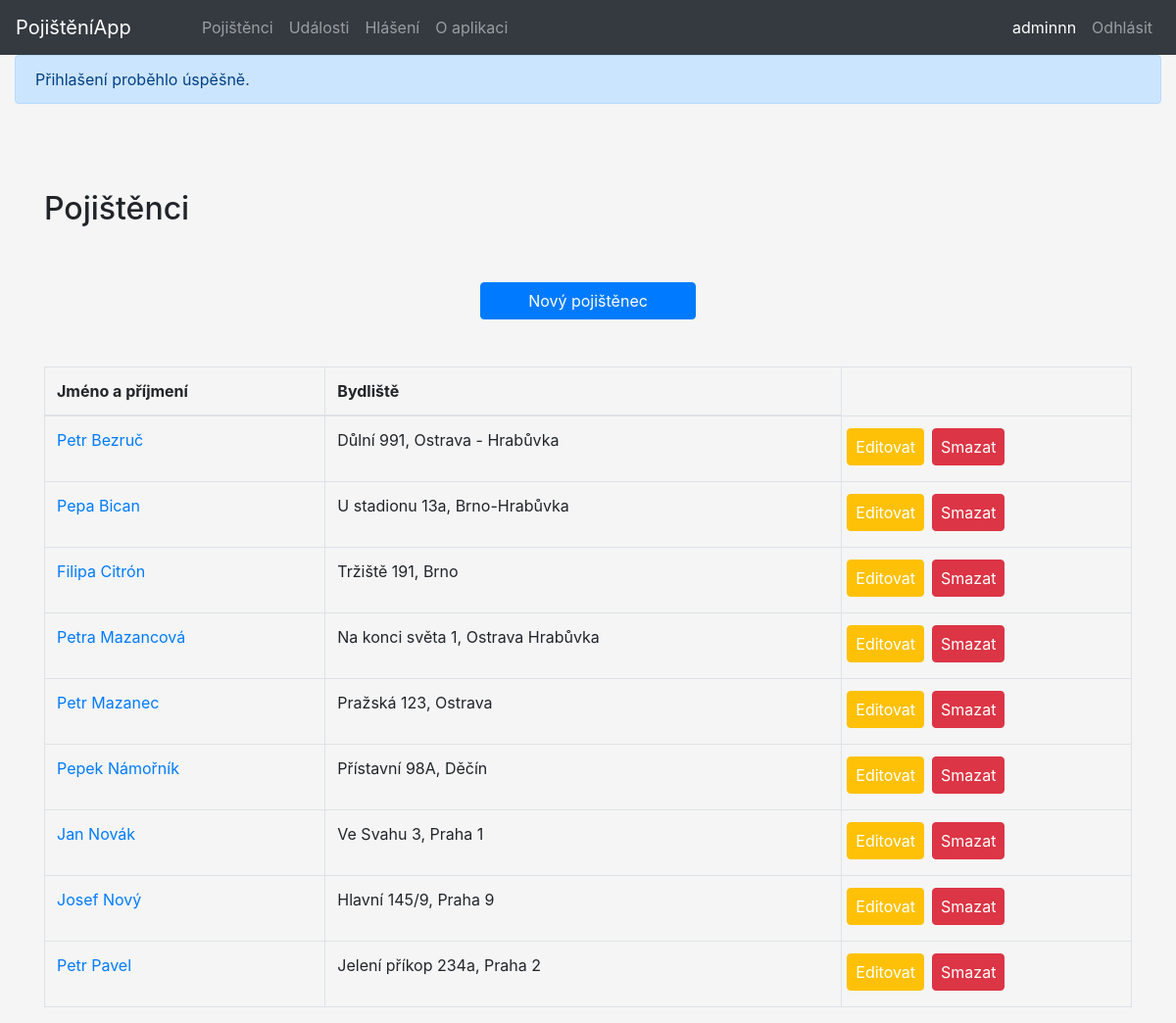
Page /pojistenci (signed in) on the committed database.
### tables this page shows
CREATE TABLE `pojistenci` (
  `pojistenci_id` int(11) NOT NULL,
  `jmeno` varchar(255) NOT NULL,
  `prijmeni` varchar(255) NOT NULL,
  `email` varchar(255) NOT NULL,
  `telefon` varchar(20) NOT NULL,
  `ulice_cp` varchar(255) NOT NULL,
  `mesto` varchar(255) NOT NULL,
  `psc` varchar(6) NOT NULL,
  `registr_kod` int(11) NOT NULL
);

### index.php (called while the page is built, shortened)
<?php
$smerovac = new SmerovacKontroler();
$smerovac->zpracuj(array($_SERVER['REQUEST_URI']));
$smerovac->vypisPohled();

### kontrolery/PojistenciKontroler.php (called while the page is built, shortened)
<?php
class PojistenciKontroler extends Kontroler
{
	public function zpracuj(array $parametry): void
	{
		$spravcePojistencu = new SpravcePojistencu();
		$spravceUzivatelu = new SpravceUzivatelu();
		$uzivatel = $spravceUzivatelu->vratUzivatele();
		if(!$uzivatel['admin']) {
			$this->presmeruj("detail-pojistence/{$uzivatel['pojistenec_id']}");
		} else {
			$pojistenci = $spravcePojistencu->vratVsechnyPojistence();
		}
	}
}

### modely/Db.php (called while the page is built, shortened)
<?php
class Db {
    private static $spojeni;
    private static array $nastaveni = array(
		PDO::ATTR_ERRMODE => PDO::ERRMODE_EXCEPTION,
		PDO::MYSQL_ATTR_INIT_COMMAND => "SET NAMES utf8",
		PDO::ATTR_EMULATE_PREPARES => false,
	);
    public static function pripoj(string $host, string $uzivatel, string $heslo, string $databaze) : void
    {
		if (!isset(self::$spojeni)) {
			self::$spojeni = @new PDO(
				"mysql:host=$host;dbname=$databaze",
				$uzivatel,
				$heslo,
				self::$nastaveni
			);
		}
	}
    public static function dotazVsechny(string $dotaz, array $parametry = array()) : array|bool
    {
		$navrat = self::$spojeni->prepare($dotaz);
		$navrat->execute($parametry);
		return $navrat->fetchAll();
	}
}

### modely/SpravcePojistencu.php (called while the page is built, shortened)
<?php
class SpravcePojistencu
{
	public function vratVsechnyPojistence() : array|bool
	{
		return Db::dotazVsechny('
			SELECT *
			FROM pojistenci
			ORDER BY prijmeni
        ');
	}
}

### kontrolery/SmerovacKontroler.php (called while the page is built, shortened)
<?php
class SmerovacKontroler extends Kontroler
{
	protected Kontroler $kontroler;
	private function pomlckyDoVelbloudiNotace(string $text) : string
	{
		$veta = str_replace('-', ' ', $text);
		$veta = ucwords($veta);
		$veta = str_replace(' ', '', $veta);
		return $veta;
	}
	private function parsujURL(string $url) : array
	{
        $naparsovanaURL = parse_url($url);
		$naparsovanaURL["path"] = ltrim($naparsovanaURL["path"], "/");
		$naparsovanaURL["path"] = trim($naparsovanaURL["path"]);
		$rozdelenaCesta = explode("/", $naparsovanaURL["path"]);
		return $rozdelenaCesta;
	}
    public function zpracuj(array $parametry) : void
    {
		$naparsovanaURL = $this->parsujURL($parametry[0]);
		$tridaKontroleru = $this->pomlckyDoVelbloudiNotace(array_shift($naparsovanaURL)) . 'Kontroler';
		if (file_exists('kontrolery/' . $tridaKontroleru . '.php'))
			$this->kontroler = new $tridaKontroleru;
		else
			$this->presmeruj('chyba');
        $this->kontroler->zpracuj($naparsovanaURL);
    }
}

### pohledy/pojistenci.phtml (the view, shortened to what this page needs)
<div class="container">
	<h2>Pojištěnci</h2>
	<div class="row justify-content-center py-lg-5">
		<a href="novy-pojistenec" class="btn btn-primary px-5">Nový pojištěnec</a>
	</div>
	<table class="table table-bordered table-hover table-responsive-sm">
		<thead>
			<th>Jméno a příjmení</th>
			<th>Bydliště</th>
		</thead>
		<tbody>
			<?php foreach ($pojistenci as $pojistenec) : ?>
				<tr>
					<td><a href="detail-pojistence/<?= $pojistenec['pojistenci_id'] ?>"><?= $pojistenec['jmeno'] . ' ' . $pojistenec['prijmeni'] ?></a></td>
					<td><?= $pojistenec['ulice_cp'] . ', ' . $pojistenec['mesto'] ?></td>
					<td>
						<div class="row">
							<form action="" method="post">
								<input type="submit" class="btn btn-warning text-white ml-2 mb-1 px-2" value="Editovat">
							</form>
							<form action="" method="post">
								<input type="submit" class="btn btn-danger text-white ml-2 mb-1 px-2" value="Smazat">
							</form>
						</div>
					</td>
				</tr>
			<?php endforeach ?>
		</tbody>
	</table>
</div>

### style.css (style rules this page uses)
body { background-color: whitesmoke; }
.container { margin-top: 56px; padding-top: 32px; }

### rows in the picture
pojistenci: jmeno "Petr", prijmeni "Bezruč", ulice_cp "Důlní 991", mesto "Ostrava - Hrabůvka"
pojistenci: jmeno "Pepa", prijmeni "Bican", ulice_cp "U stadionu 13a", mesto "Brno-Hrabůvka"
pojistenci: jmeno "Filipa", prijmeni "Citrón", ulice_cp "Tržiště 191", mesto "Brno"
pojistenci: jmeno "Petra", prijmeni "Mazancová", ulice_cp "Na konci světa 1", mesto "Ostrava Hrabůvka"
pojistenci: jmeno "Petr", prijmeni "Mazanec", ulice_cp "Pražská 123", mesto "Ostrava"
pojistenci: jmeno "Pepek", prijmeni "Námořník", ulice_cp "Přístavní 98A", mesto "Děčín"
pojistenci: jmeno "Jan", prijmeni "Novák", ulice_cp "Ve Svahu 3", mesto "Praha 1"
pojistenci: jmeno "Josef", prijmeni "Nový", ulice_cp "Hlavní 145/9", mesto "Praha 9"
pojistenci: jmeno "Petr", prijmeni "Pavel", ulice_cp "Jelení příkop 234a", mesto "Praha 2"

### other values in the picture
$prezdivka "adminnn"
$text "Přihlašení proběhlo úspěšně."
